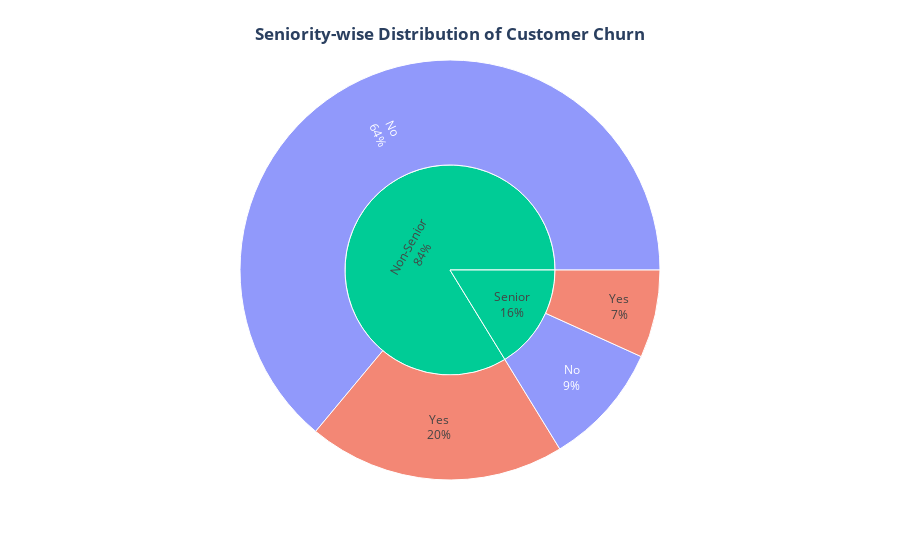

The code cell stored with this chart in its notebook:
### Code cell
counts = df.groupby(['SeniorCitizen', 'Churn']).size().reset_index(name='count')
counts['SeniorCitizen'] = counts['SeniorCitizen'].replace({0: 'Non-Senior', 1: 'Senior'})
fig = px.sunburst(counts, path=['SeniorCitizen', 'Churn'], values='count', color='Churn')
fig.update_traces(textinfo='label+percent entry')
fig.update_layout(title={
    'text': "<b>Seniority-wise Distribution of Customer Churn</b>",
    'y':0.95,
    'x':0.5,
    'xanchor': 'center',
    'yanchor': 'top',
})
fig.show()

### Figure 1 — Plotly figure (JSON) as saved in the notebook; plotly's stock layout.template omitted (floating-point values rounded to 4 significant figures)
{"data": [{"branchvalues": "total", "customdata": [["No"], ["Yes"], ["No"], ["Yes"], ["(?)"], ["(?)"]], "domain": {"x": [0, 1], "y": [0, 1]}, "hovertemplate": "labels=%{label}<br>count=%{value}<br>parent=%{parent}<br>id=%{id}<br>Churn=%{customdata[0]}<extra></extra>", "ids": ["Non-Senior/No", "Non-Senior/Yes", "Senior/No", "Senior/Yes", "Non-Senior", "Senior"], "labels": ["No", "Yes", "No", "Yes", "Non-Senior", "Senior"], "marker": {"colors": ["#636efa", "#EF553B", "#636efa", "#EF553B", "#00cc96", "#00cc96"]}, "name": "", "parents": ["Non-Senior", "Non-Senior", "Senior", "Senior", "", ""], "textinfo": "label+percent entry", "type": "sunburst", "values": [4497, 1393, 666, 476, 5890, 1142]}], "layout": {"legend": {"tracegroupgap": 0}, "margin": {"t": 60}, "title": {"text": "<b>Seniority-wise Distribution of Customer Churn</b>", "x": 0.5, "xanchor": "center", "y": 0.95, "yanchor": "top"}}}
